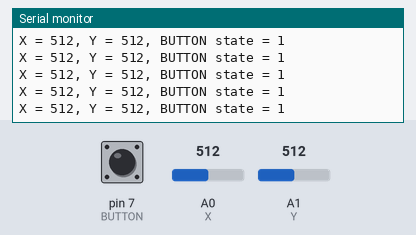
A sketch run on a simulated Arduino Uno, built with avr-gcc and run on an emulated ATmega328P. On the bench: the last lines printed to the serial monitor. The inputs (shaded band) are chosen by the test bench; at power-on: A0 (X) = 512, A1 (Y) = 512, pin 7 (BUTTON) HIGH.

Above: at 1.2 s.
1.3 s: A0 (X) set to 990
At 2.4 s:
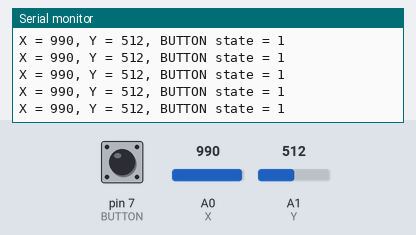
4.3 s: A0 (X) set to 1018
At 5.3 s:
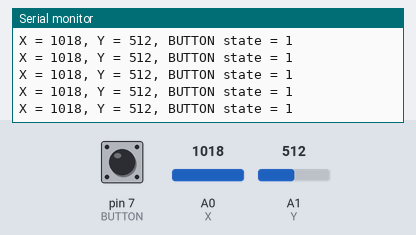
5.8 s: A1 (Y) set to 111
At 6.8 s:
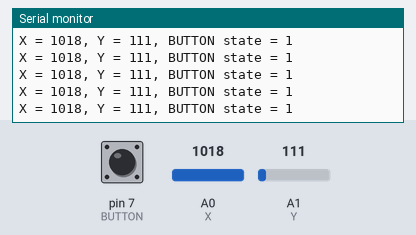
8.8 s: A1 (Y) set to 95
At 9.6 s:
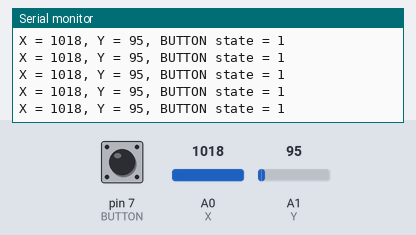
Timing chart, 0 to 11.8 s (numbered marks = the images above; inputs shaded):
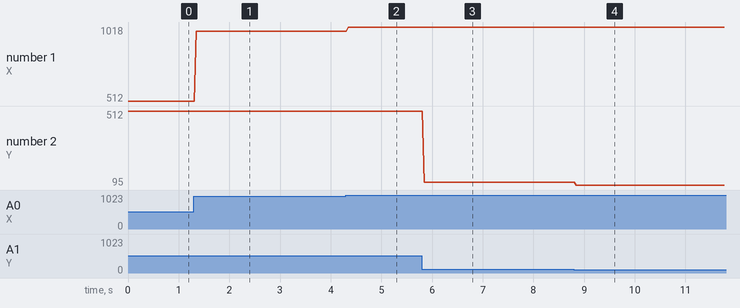

Measured:
- after the input at 1.3 s, the serial monitor: prints a new line after 0.05 s (image 1)
- after the input at 4.3 s, the serial monitor: prints a new line at once (image 2)
- after the input at 5.8 s, the serial monitor: prints a new line at once (image 3)
- after the input at 8.8 s, the serial monitor: prints a new line after 0.05 s (image 4)
- plotted number 1: 512 → 990 after the input at 1.3 s, 990 → 1018 after the input at 4.3 s
- plotted number 2: 512 → 111 after the input at 5.8 s, 111 → 95 after the input at 8.8 s

The sketch:

joytick.ino
```cpp
/**
 * Joytick
 * test
 */

int X = A0;
int Y = A1;
int BUTTON = 7;
void setup(void) {
    Serial.begin(9600);
    pinMode(BUTTON, INPUT_PULLUP);
}

void loop(void) {
    Serial.print("X = ");
    Serial.print(analogRead(X));
    Serial.print(", ");

    Serial.print("Y = ");
    Serial.print(analogRead(Y));
    Serial.print(", ");

    Serial.print("BUTTON state = ");
    Serial.println(digitalRead(BUTTON));
    delay(30);
}
```
